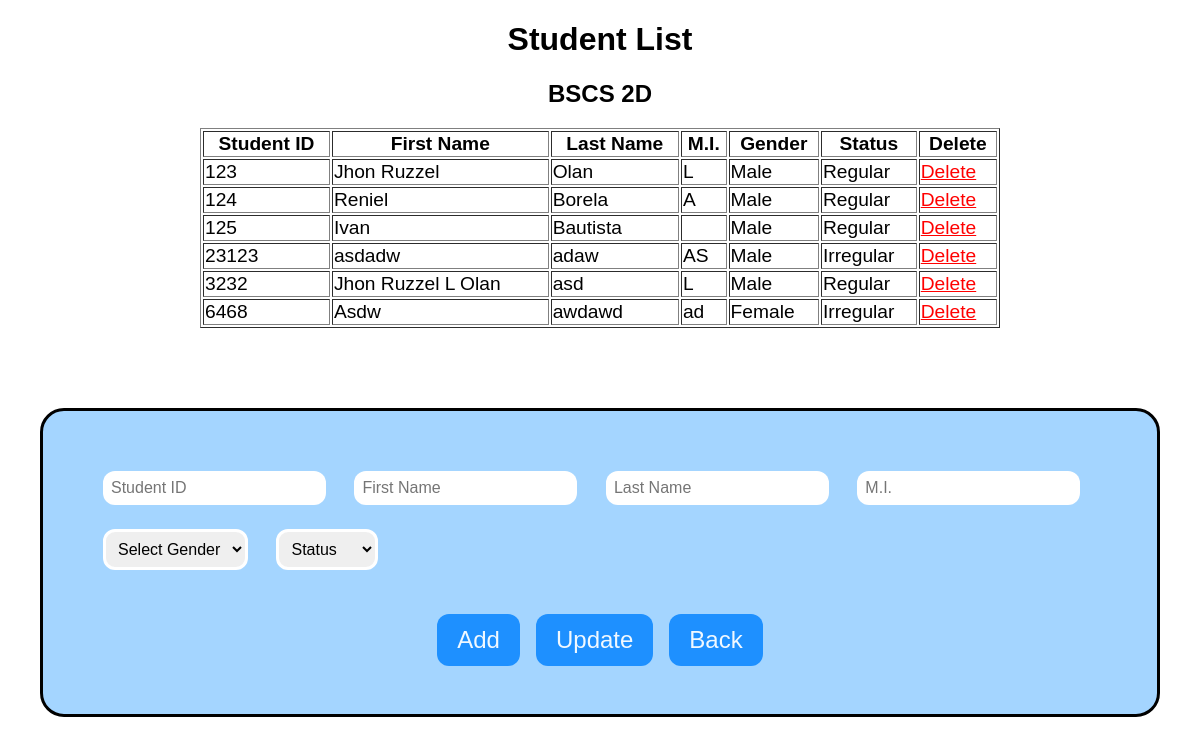
/stud-list.php, run on the app's committed database.
### tables this page shows
CREATE TABLE `bscs2d` (
  `stud-id` varchar(20) NOT NULL,
  `firstName` varchar(255) NOT NULL,
  `lastName` varchar(255) NOT NULL,
  `mi` varchar(10) DEFAULT NULL,
  `stud-gender` varchar(10) NOT NULL,
  `stud-status` varchar(250) NOT NULL
);

### stud-list.php (the view, shortened to what this page needs)
<!DOCTYPE html>
<html lang="en">
<head>
    <link rel="stylesheet" href="./css/styles.css">
</head>
<body>
    <h1>Student List</h1>
    <h2>BSCS 2D</h2>
    <section class="stud-list">
        <div class="stud-table">
            <table border="solid black">
                <thead>
                    <tr>
                        <th>Student ID</th>
                        <th>First Name</th>
                        <th>Last Name</th>
                        <th>M.I.</th>
                        <th>Gender</th>
                        <th>Status</th>
                        <th>Delete</th>
                    </tr>
                </thead>
                <tbody>
                    <?php
                        include("dbconnection.php");
                    $student_list = "SELECT `stud-id`, firstName, lastName, mi, `stud-gender`, `stud-status` FROM bscs2d";
                    $result = $conn->query($student_list);
                    if ($result->num_rows > 0) {
                        while ($row = $result->fetch_assoc()) {
                            echo "<tr>
                                    <td>{$row['stud-id']}</td>
                                    <td>{$row['firstName']}</td>
                                    <td>{$row['lastName']}</td>
                                    <td>{$row['mi']}</td>
                                    <td>{$row['stud-gender']}</td>
                                    <td>{$row['stud-status']}</td>
                                    <td><a class='delBtn' href='delete.php?stud-id={$row['stud-id']}' onclick='return confirm(\"Are you sure you want to delete this student?\");'>Delete</a></td>
                                </tr>";
                        }
                    } else {
                        echo "<tr><td>No students record.</td></tr>";
                    }
                    ?>
                </tbody>
            </table>
            <div class="container">
                <div class="input">
                    <form action="stud-list.php" method="post">
                        <input type="text" name="stud-id" placeholder="Student ID" required value="<?php echo isset($student['stud-id']) ? $student['stud-id'] : ''; ?>">
                        <input type="text" name="firstName" placeholder="First Name" required value="<?php echo isset($student['firstName']) ? $student['firstName'] : ''; ?>">
                        <input type="text" name="lastName" placeholder="Last Name" required value="<?php echo isset($student['lastName']) ? $student['lastName'] : ''; ?>">
                        <input type="text" name="mi" placeholder="M.I." maxlength="2" value="<?php echo isset($student['mi']) ? $student['mi'] : ''; ?>">
                        <select name="gender" required>
                            <option value="">Select Gender</option>
                        </select>
                        <select name="stud-status" required>
                            <option value="">Status</option>
                        </select>
                        <div class="return">
                            <button type="submit" name="action" value="add">Add</button>
                            <button type="submit" name="action" value="update">Update</button>
                            <button type="button"><a href="./index.php" style="text-decoration: none;">Back</a></button>
                        </div>
                    </form>
                </div>
            </div>
        </div>
    </section>
</body>
</html>

### css/styles.css (style rules this page uses)
* { box-sizing: border-box; font-family: Arial, Helvetica, sans-serif; }
h1 { text-align: center; }
h2 { text-align: center; }
table { margin: auto; width: 50rem; font-size: 1.2rem; }
.container { display: flex; justify-content: center; }
.return { display: flex; justify-content: center; gap: 1rem; }
.delBtn { color: red; border-radius: 12px; }

### data on the page
bscs2d: value "123", firstName "Jhon Ruzzel", lastName "Olan", mi "L", value "Male", value "Regular"
bscs2d: value "124", firstName "Reniel", lastName "Borela", mi "A", value "Male", value "Regular"
bscs2d: value "125", firstName "Ivan", lastName "Bautista", value "Male", value "Regular"
bscs2d: value "23123", firstName "asdadw", lastName "adaw", mi "AS", value "Male", value "Irregular"
bscs2d: value "3232", firstName "Jhon Ruzzel L Olan", lastName "asd", mi "L", value "Male", value "Regular"
bscs2d: value "6468", firstName "Asdw", lastName "awdawd", mi "ad", value "Female", value "Irregular"
